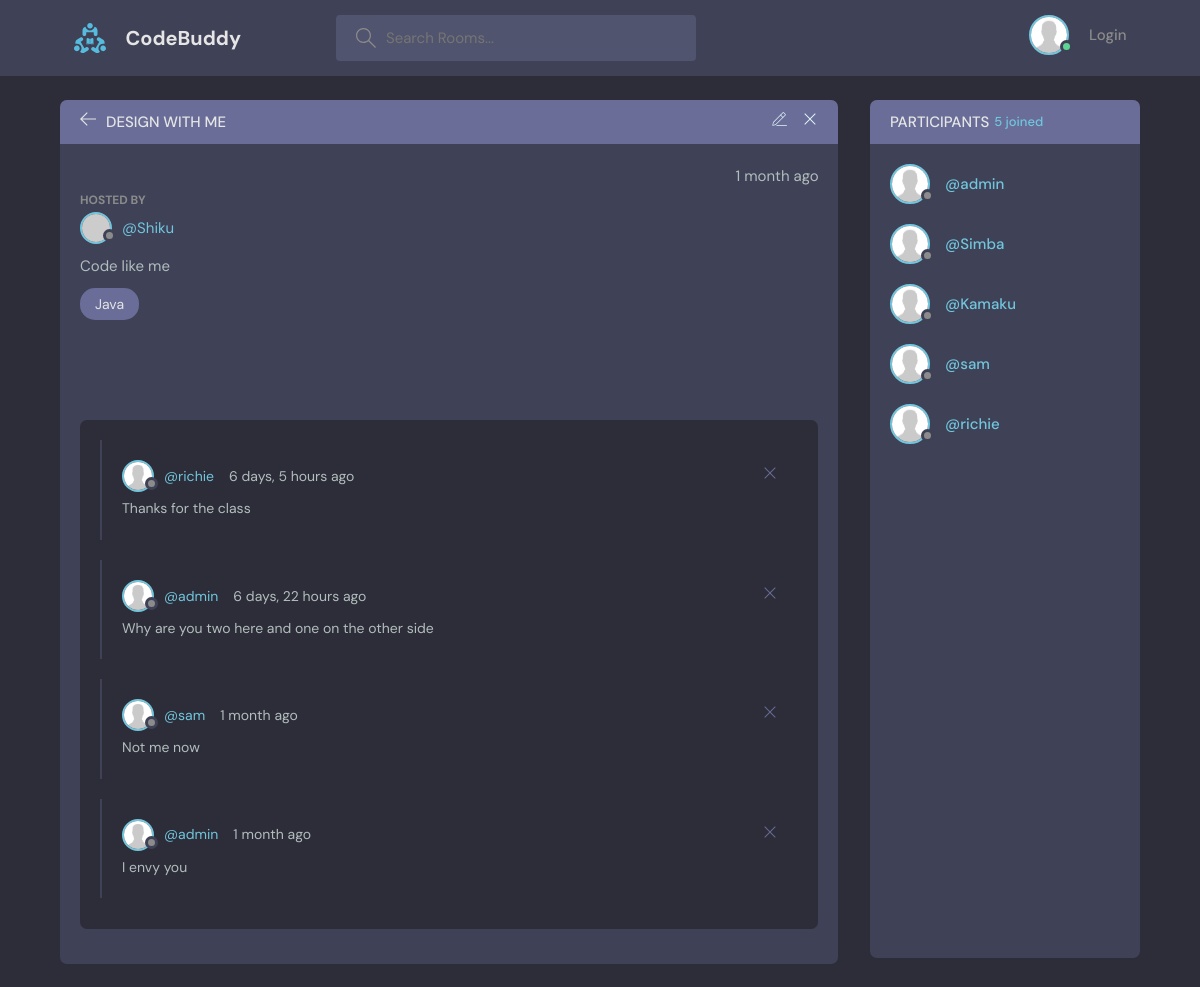
/room/9/, run on the app's committed database.
### base/models.py (models this page shows, shortened)
class Room(models.Model):
    host = models.ForeignKey(User, on_delete=models.SET_NULL, null=True)
    topic = models.ForeignKey(Topic, on_delete=models.SET_NULL, null=True)
    name = models.CharField(max_length=200)
    description = models.TextField(null=True, blank=True)
    participants = models.ManyToManyField(User, related_name='participants', blank=True)
    updated = models.DateTimeField(auto_now=True)
    created = models.DateTimeField(auto_now_add=True)
    class Meta:
        ordering = ['-created', '-updated']

class Topic(models.Model):
    name = models.CharField(max_length=200)
    def __str__(self):
        return self.name

class Message(models.Model):
    user = models.ForeignKey(User, on_delete=models.CASCADE)
    room = models.ForeignKey(Room, on_delete=models.CASCADE)
    topic = models.ForeignKey(Topic, on_delete=models.CASCADE, null=True)
    body = models.TextField()
    updated = models.DateTimeField(auto_now=True)
    created = models.DateTimeField(auto_now_add=True)
    class Meta:
        ordering = ['-created', '-updated']

### base/views.py (the view, shortened to what this page needs)
# urls.py: path('room/<str:pk>/', views.room, name = "room"),
def room(request, pk):
    room = Room.objects.get(id = pk)
    room_messages = room.message_set.all().order_by('-created')
    participants = room.participants.all()
    context = {'room': room, 'room_messages': room_messages, 'participants': participants }
    return render(request, "base/room.html", context)

### base/templates/base/room.html (shortened to what this page needs)
{% extends 'main.html' %} {% block content %} {% load static %}
<main class="profile-page layout layout--2">
  <div class="container">
    <div class="room">
      <div class="room__top">
        <div class="room__topLeft">
          <a href="{% url 'home' %}">
            <svg
              version="1.1"
              xmlns="http://www.w3.org/2000/svg"
              width="32"
              height="32"
              viewBox="0 0 32 32"
            >
              <title>arrow-left</title>
              <path
                d="M13.723 2.286l-13.723 13.714 13.719 13.714 1.616-1.611-10.96-10.96h27.625v-2.286h-27.625l10.965-10.965-1.616-1.607z"
              ></path>
            </svg>
          </a>
          <h3>{{ room.name }}</h3>
        </div>
        <div class="room__topRight">
          <a href="{% url 'update-room' room.id %}">
          </a>
          <a href="{% url 'delete-room' room.id %}">
            <svg
              version="1.1"
              xmlns="http://www.w3.org/2000/svg"
              width="32"
              height="32"
              viewBox="0 0 32 32"
            >
              <title>remove</title>
              <path
                d="M27.314 6.019l-1.333-1.333-9.98 9.981-9.981-9.981-1.333 1.333 9.981 9.981-9.981 9.98 1.333 1.333 9.981-9.98 9.98 9.98 1.333-1.333-9.98-9.98 9.98-9.981z"
              ></path>
            </svg>
          </a>
        </div>
      </div>
      <div class="room__box scroll">
        <div class="room__header scroll">
          <div class="room__info">
            <span>{{ room.created|timesince }} ago</span>
          </div>
          <div class="room__hosted">
            <p>Hosted By</p>
            <a
              href="{% url 'user-profile' room.host.id %}"
              class="room__author"
            >
              <div class="avatar avatar--small">
                <img src="https://randomuser.me/api/portraits/men/37.jpg" />
              </div>
              <span>@{{ room.host.username }}</span>
            </a>
          </div>
          {% if room.description %}
          <div class="room__details">{{ room.description }}</div>
          {% else %}
          <div class="room__details">Room not described</div>
          {% endif %}
          <span class="room__topics">{{ room.topic }}</span>
        </div>
        <div class="room__conversation">
          <div class="threads scroll">
            {% for message in room_messages %}
            <div class="thread">
              <div class="thread__top">
                <div class="thread__author">
                  <a
                    href="{% url 'user-profile' message.user.id %}"
                    class="thread__authorInfo"
                  >
                    <div class="avatar avatar--small">
                      <img src="{% static 'images/pp.jpg' %}" />
                    </div>
                    <span>@{{ message.user.username }} </span>
                  </a>
                  <span class="thread__date">
                    {{ message.created|timesince }} ago
                  </span>
                </div>
                <div class="thread__delete">
                  <svg
                    version="1.1"
                    xmlns="http://www.w3.org/2000/svg"
                    width="32"
                    height="32"
                    viewBox="0 0 32 32"
                  >
                    <title>remove</title>
                    <path
                      d="M27.314 6.019l-1.333-1.333-9.98 9.981-9.981-9.981-1.333 1.333 9.981 9.981-9.981 9.98 1.333 1.333 9.981-9.98 9.98 9.98 1.333-1.333-9.98-9.98 9.98-9.981z"
                    ></path>
                  </svg>
                </div>
              </div>
              <div class="thread__details">{{ message.body }}</div>
            </div>
            {% endfor %}
          </div>
        </div>
      </div>
    </div>
    <div class="participants">
      <h3 class="participants__top">
        Participants <span> {{ room.participants.count }} joined </span>
      </h3>
      <div class="participants__list scroll">
        {% for participant in participants %}
        <a href="{% url 'user-profile' room.host.id %}" class="participant">
          <div class="avatar avatar--medium">
            <img src="{% static 'images/pp.jpg' %}" />
          </div>
          <p>
            <span>@{{ participant.username }}</span>
          </p>
        </a>
        {% endfor %}
      </div>
    </div>
  </div>
</main>
{% endblock %}

### data on the page
Room: name "DESIGN WITH ME", created "1 month", host.username "Shiku", description "Code like me", topic "Java", participants.count "5"
Message: user.username "richie", created "6 days, 5 hours", body "Thanks for the class"
Message: user.username "admin", created "6 days, 22 hours", body "Why are you two here and one on the other side"
Message: user.username "sam", created "1 month", body "Not me now"
Message: user.username "admin", created "1 month", body "I envy you"

### other printed values
{{ participant.username }} "admin"
{{ participant.username }} "Simba"
{{ participant.username }} "Kamaku"
{{ participant.username }} "sam"
{{ participant.username }} "richie"
